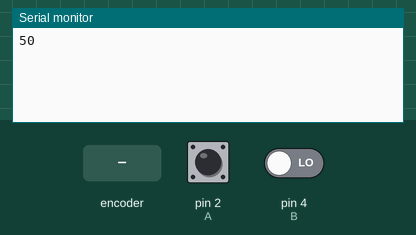
A sketch run on a simulated Arduino Uno, built with avr-gcc and run on an emulated ATmega328P. Parts: the last lines printed to the serial monitor. Inputs (shaded band) come from the test bench; at power-on: pin 2 (A) HIGH, pin 4 (B) LOW.

Above: at 1.2 s.
1.3 s: rotary encoder on pin 2 (A) / pin 4 (B) turned 1 step (first pin leading)
At 2.6 s:
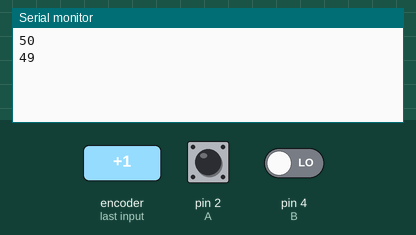
3.0 s: rotary encoder on pin 2 (A) / pin 4 (B) turned 3 steps (first pin leading)
At 4.4 s:
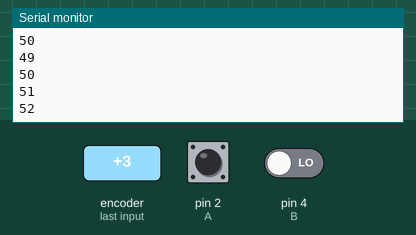
Timing chart, 0 to 6.0 s (numbered marks = the images above; inputs shaded):
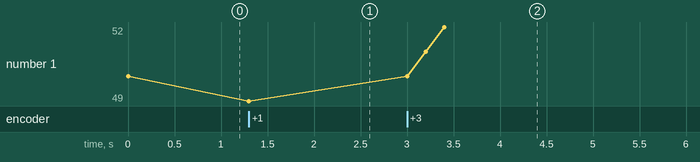

Measured:
- after the input at 1.3 s, the serial monitor: prints a new line at once (image 1)
- after the input at 3.0 s, the serial monitor: prints a new line after 0.20 s (image 2)
- plotted number 1: 50 → 49 after the input at 1.3 s, 49 → 52 after the input at 3.0 s

The sketch:

practica_encoderincremental.ino
```cpp
#define A 2
#define B 4

int anterior = 0;

void encoder();

volatile int conteo = 50;

void setup()
{
  Serial.begin(9600);
  pinMode(A, INPUT);
  pinMode(B, INPUT);
  attachInterrupt(digitalPinToInterrupt(A), encoder, FALLING);
}

void loop()
{
  if (conteo != anterior)
  {
    conteo = max(0, min(conteo, 100));
    anterior = conteo;
    Serial.println(conteo);
  }
}

void encoder()
{
  static unsigned long tiempo = 0;
  if (millis() - tiempo >= 5)
  {
    if (digitalRead(B))
    {
      conteo++;
    }
    else
    {
      conteo--;
    }
    tiempo = millis();
  }
}
```
